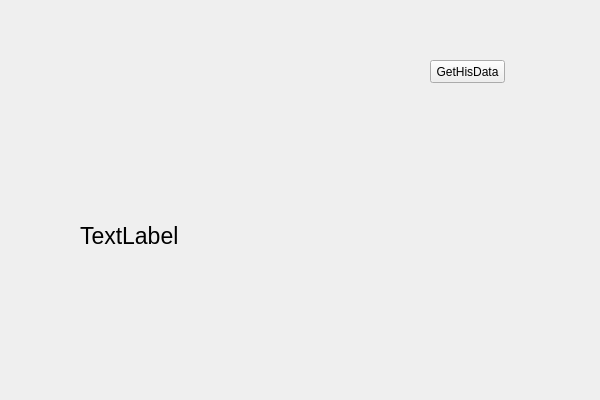
<?xml version="1.0" encoding="UTF-8"?>
<ui version="4.0">
 <class>TlsAquireDataClass</class>
 <widget class="QWidget" name="TlsAquireDataClass">
  <property name="geometry">
   <rect>
    <x>0</x>
    <y>0</y>
    <width>600</width>
    <height>400</height>
   </rect>
  </property>
  <property name="windowTitle">
   <string>TlsAquireData</string>
  </property>
  <widget class="QPushButton" name="btnGetHisData">
   <property name="geometry">
    <rect>
     <x>430</x>
     <y>60</y>
     <width>75</width>
     <height>23</height>
    </rect>
   </property>
   <property name="text">
    <string>GetHisData</string>
   </property>
  </widget>
  <widget class="QLabel" name="lab_information">
   <property name="geometry">
    <rect>
     <x>80</x>
     <y>200</y>
     <width>381</width>
     <height>71</height>
    </rect>
   </property>
   <property name="font">
    <font>
     <pointsize>17</pointsize>
    </font>
   </property>
   <property name="text">
    <string>TextLabel</string>
   </property>
  </widget>
 </widget>
 <layoutdefault spacing="6" margin="11"/>
 <resources>
  <include location="tlsaquiredata.qrc"/>
 </resources>
 <connections/>
</ui>
